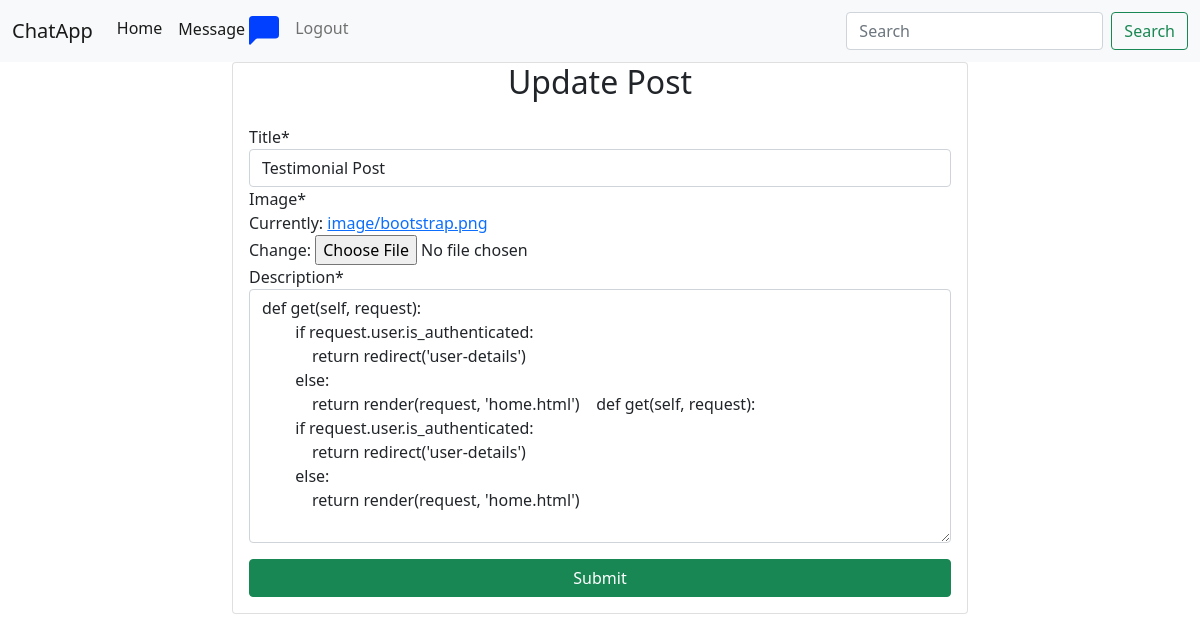
The app's page /update-post/5 (signed in) with its own data.
### app/models.py (models this page shows, shortened)
class PostDetails(models.Model):
    title = models.CharField(max_length=200)
    description = models.TextField()
    author = models.ForeignKey(User, on_delete=models.CASCADE)
    image = models.ImageField(upload_to='image/')
    date = models.DateTimeField(auto_now_add=True)

### app/views.py (the view, shortened to what this page needs)
# urls.py: path('update-post/<int:pk>',UpdatePost.as_view(),name='update-post'),
class UpdatePost(LoginRequiredMixin,UpdateView):
    model = PostDetails
    form_class = PostForm
    template_name = 'update-post.html'

### app/forms.py
class PostForm(forms.ModelForm):
    class Meta:
        model = PostDetails
        fields = ('title','image','description')

### templates/update-post.html (shortened to what this page needs)
{% extends 'base.html' %}
{% load crispy_forms_filters %}
{% block home %}
    <div class="container">
              <div class="row">
                  <div class="col-8 mx-auto">
                      <div class="card">
                          <h2 class="card-text text-center">Update Post</h2>
                          <div class="card-body">
                              <form action="" method="post" enctype="multipart/form-data">
                                  {{ form|crispy }}
                                  <div class="d-grid mt-3">
                                      <input type="submit" class="btn btn-success">
                                  </div>
                              </form>
                          </div>
                      </div>
                  </div>
              </div>
          </div>
{% endblock %}

### records on screen
PostDetails: title "Testimonial Post", description "def get(self, request): if request.user.is_authenticated: return redirect('user-details') else: return render(request, 'home.html') def get(self, request): if request.user.is_authenticated: return redirect('user-details') else: return render(request, 'home.html')"
